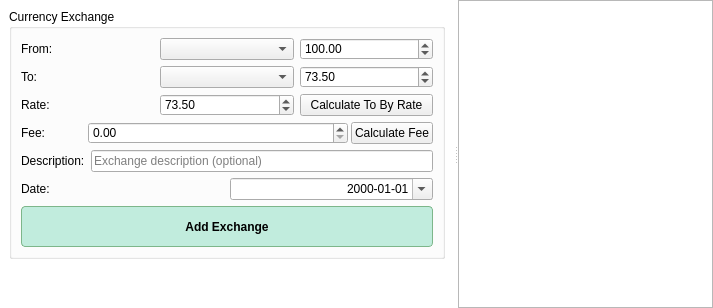
      <widget class="QWidget" name="tab_currencies">
       <property name="styleSheet">
        <string notr="true">QWidget#tab_currencies { background-color: #ffffff; }</string>
       </property>
       <attribute name="title">
        <string>Currency Exchange</string>
       </attribute>
       <layout class="QHBoxLayout" name="horizontalLayout_10">
        <item>
         <widget class="QSplitter" name="splitter_4">
          <property name="styleSheet">
           <string notr="true">QWidget#splitter_4 { background-color: #ffffff; }</string>
          </property>
          <property name="orientation">
           <enum>Qt::Orientation::Horizontal</enum>
          </property>
          <widget class="QFrame" name="frame_exchange">
           <property name="styleSheet">
            <string notr="true">QFrame#frame_exchange { background-color: #ffffff; border: none; }</string>
           </property>
           <property name="minimumSize">
            <size>
             <width>350</width>
             <height>0</height>
            </size>
           </property>
           <property name="maximumSize">
            <size>
             <width>16777215</width>
             <height>16777215</height>
            </size>
           </property>
           <property name="frameShape">
            <enum>QFrame::Shape::NoFrame</enum>
           </property>
           <property name="frameShadow">
            <enum>QFrame::Shadow::Plain</enum>
           </property>
           <layout class="QVBoxLayout" name="verticalLayout_exchange">
            <item>
             <widget class="QGroupBox" name="groupBox_exchange_operation">
              <property name="title">
               <string>Currency Exchange</string>
              </property>
              <layout class="QVBoxLayout" name="verticalLayout_exchange_operation">
               <item>
                <layout class="QHBoxLayout" name="horizontalLayout_exchange_from">
                 <item>
                  <widget class="QLabel" name="label_exchange_from">
                   <property name="minimumSize">
                    <size>
                     <width>61</width>
                     <height>0</height>
                    </size>
                   </property>
                   <property name="text">
                    <string>From:</string>
                   </property>
                  </widget>
                 </item>
                 <item>
                  <widget class="QComboBox" name="comboBox_exchange_from">
                   <property name="minimumSize">
                    <size>
                     <width>120</width>
                     <height>0</height>
                    </size>
                   </property>
                  </widget>
                 </item>
                 <item>
                  <widget class="CompactDoubleSpinBox" name="doubleSpinBox_exchange_from">
                   <property name="minimumSize">
                    <size>
                     <width>120</width>
                     <height>0</height>
                    </size>
                   </property>
                   <property name="maximum">
                    <double>999999.989999999990687</double>
                   </property>
                   <property name="value">
                    <double>100.000000000000000</double>
                   </property>
                  </widget>
                 </item>
                </layout>
               </item>
               <item>
                <layout class="QHBoxLayout" name="horizontalLayout_exchange_to">
                 <item>
                  <widget class="QLabel" name="label_exchange_to">
                   <property name="minimumSize">
                    <size>
                     <width>61</width>
                     <height>0</height>
                    </size>
                   </property>
                   <property name="text">
                    <string>To:</string>
                   </property>
                  </widget>
                 </item>
                 <item>
                  <widget class="QComboBox" name="comboBox_exchange_to">
                   <property name="minimumSize">
                    <size>
                     <width>120</width>
                     <height>0</height>
                    </size>
                   </property>
                  </widget>
                 </item>
                 <item>
                  <widget class="CompactDoubleSpinBox" name="doubleSpinBox_exchange_to">
                   <property name="minimumSize">
                    <size>
                     <width>120</width>
                     <height>0</height>
                    </size>
                   </property>
                   <property name="maximum">
                    <double>999999.989999999990687</double>
                   </property>
                   <property name="value">
                    <double>73.500000000000000</double>
                   </property>
                  </widget>
                 </item>
                </layout>
               </item>
               <item>
                <layout class="QHBoxLayout" name="horizontalLayout_exchange_rate">
                 <item>
                  <widget class="QLabel" name="label_exchange_rate">
                   <property name="minimumSize">
                    <size>
                     <width>61</width>
                     <height>0</height>
                    </size>
                   </property>
                   <property name="text">
                    <string>Rate:</string>
                   </property>
                  </widget>
                 </item>
                 <item>
                  <widget class="CompactDoubleSpinBox" name="doubleSpinBox_exchange_rate">
                   <property name="minimumSize">
                    <size>
                     <width>120</width>
                     <height>0</height>
                    </size>
                   </property>
                   <property name="maximum">
                    <double>999999.989999999990687</double>
                   </property>
                   <property name="value">
                    <double>73.500000000000000</double>
                   </property>
                  </widget>
                 </item>
                 <item>
                  <widget class="QPushButton" name="pushButton_calculate_exchange">
                   <property name="minimumSize">
                    <size>
                     <width>120</width>
                     <height>0</height>
                    </size>
                   </property>
                   <property name="text">
                    <string>Calculate To By Rate</string>
                   </property>
                  </widget>
                 </item>
                </layout>
               </item>
               <item>
                <layout class="QHBoxLayout" name="horizontalLayout_exchange_fee">
                 <item>
                  <widget class="QLabel" name="label_exchange_fee">
                   <property name="minimumSize">
                    <size>
                     <width>61</width>
                     <height>0</height>
                    </size>
                   </property>
                   <property name="text">
                    <string>Fee:</string>
                   </property>
                  </widget>
                 </item>
                 <item>
                  <widget class="CompactDoubleSpinBox" name="doubleSpinBox_exchange_fee">
                   <property name="minimumSize">
                    <size>
                     <width>260</width>
                     <height>0</height>
                    </size>
                   </property>
                   <property name="maximum">
                    <double>999999.989999999990687</double>
                   </property>
                   <property name="value">
                    <double>0.000000000000000</double>
                   </property>
                  </widget>
                 </item>
                 <item>
                  <widget class="QPushButton" name="pushButton_calculate_fee">
                   <property name="text">
                    <string>Calculate Fee</string>
                   </property>
                  </widget>
                 </item>
                </layout>
               </item>
               <item>
                <layout class="QHBoxLayout" name="horizontalLayout_exchange_description">
                 <item>
                  <widget class="QLabel" name="label_exchange_description">
                   <property name="minimumSize">
                    <size>
                     <width>61</width>
                     <height>0</height>
                    </size>
                   </property>
                   <property name="text">
                    <string>Description:</string>
                   </property>
                  </widget>
                 </item>
                 <item>
                  <widget class="QLineEdit" name="lineEdit_exchange_description">
                   <property name="minimumSize">
                    <size>
                     <width>260</width>
                     <height>0</height>
                    </size>
                   </property>
                   <property name="placeholderText">
                    <string>Exchange description (optional)</string>
                   </property>
                  </widget>
                 </item>
                </layout>
               </item>
               <item>
                <layout class="QHBoxLayout" name="horizontalLayout_exchange_date">
                 <item>
                  <widget class="QLabel" name="label_exchange_date">
                   <property name="minimumSize">
                    <size>
                     <width>61</width>
                     <height>0</height>
                    </size>
                   </property>
                   <property name="text">
                    <string>Date:</string>
                   </property>
                  </widget>
                 </item>
                 <item>
                  <widget class="QDateEdit" name="dateEdit_exchange">
                   <property name="minimumSize">
                    <size>
                     <width>151</width>
                     <height>0</height>
                    </size>
                   </property>
                   <property name="alignment">
                    <set>Qt::AlignmentFlag::AlignRight|Qt::AlignmentFlag::AlignTrailing|Qt::AlignmentFlag::AlignVCenter</set>
                   </property>
                   <property name="displayFormat">
                    <string>yyyy-MM-dd</string>
                   </property>
                   <property name="calendarPopup">
                    <bool>true</bool>
                   </property>
                  </widget>
                 </item>
                </layout>
               </item>
               <item>
                <widget class="QPushButton" name="pushButton_exchange_add">
                 <property name="minimumSize">
                  <size>
                   <width>0</width>
                   <height>41</height>
                  </size>
                 </property>
                 <property name="font">
                  <font>
                   <bold>true</bold>
                  </font>
                 </property>
                 <property name="styleSheet">
                  <string notr="true">QPushButton {
                                    background-color: #C1ECDD;
                                    border: 1px solid #7DB68A;
                                    border-radius: 4px;
                                    }
                                    QPushButton:hover {
                                    background-color: #D1F5E8;
                                    }
                                    QPushButton:pressed {
                                    background-color: #A8E0C7;
                                    }</string>
                 </property>
                 <property name="text">
                  <string>Add Exchange</string>
                 </property>
                </widget>
               </item>
              </layout>
             </widget>
            </item>
            <item>
             <spacer name="verticalSpacer_exchange">
              <property name="orientation">
               <enum>Qt::Orientation::Vertical</enum>
              </property>
              <property name="sizeHint" stdset="0">
               <size>
                <width>20</width>
                <height>40</height>
               </size>
              </property>
             </spacer>
            </item>
           </layout>
          </widget>
          <widget class="QTableView" name="tableView_exchange" />
         </widget>
        </item>
        <property name="leftMargin">
         <number>0</number>
        </property>
        <property name="topMargin">
         <number>0</number>
        </property>
        <property name="rightMargin">
         <number>0</number>
        </property>
        <property name="bottomMargin">
         <number>0</number>
        </property>
       </layout>
      </widget>
